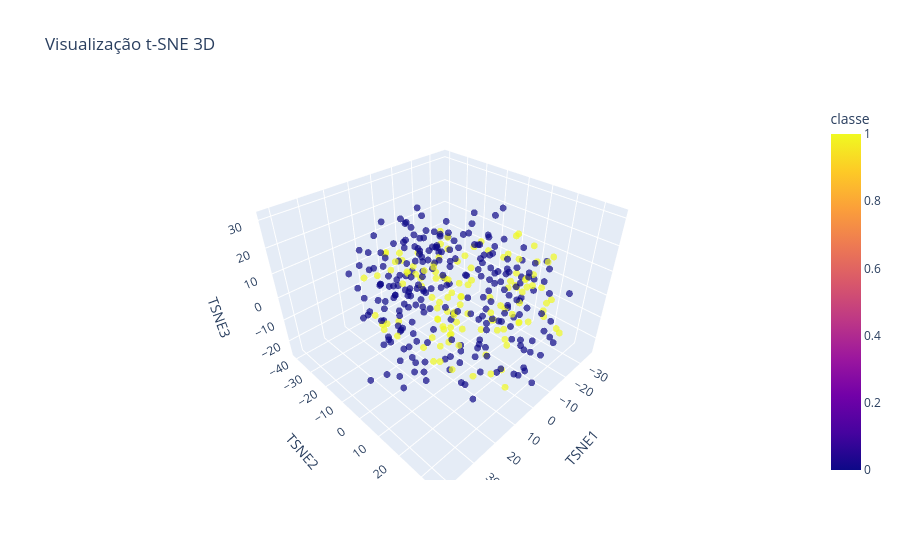

Write notebook code for a chart like this one.
### Code cell
from sklearn.manifold import TSNE
import plotly.express as px
import pandas as pd

tsne = TSNE(n_components=3, perplexity=30, random_state=42)
X_tsne_3d = tsne.fit_transform(X_scaled)

df_tsne = pd.DataFrame(X_tsne_3d, columns=['TSNE1', 'TSNE2', 'TSNE3'])
df_tsne['classe'] = y  # ajuste se y não for array simples

fig = px.scatter_3d(
    df_tsne, x='TSNE1', y='TSNE2', z='TSNE3',
    color='classe',
    opacity=0.7,
    title='Visualização t-SNE 3D'
)
fig.update_traces(marker=dict(size=4))
fig.show()

### Figure 1 — Plotly figure (JSON) as saved in the notebook; plotly's stock layout.template omitted (floating-point values rounded to 4 significant figures; data arrays with more than 128 entries replaced by an {"elided": "..."} marker saying what was removed)
{"data": [{"hovertemplate": "TSNE1=%{x}<br>TSNE2=%{y}<br>TSNE3=%{z}<br>classe=%{marker.color}<extra></extra>", "legendgroup": "", "marker": {"color": {"elided": "369 int values"}, "coloraxis": "coloraxis", "opacity": 0.7, "size": 4, "symbol": "circle"}, "mode": "markers", "name": "", "scene": "scene", "showlegend": false, "type": "scatter3d", "x": {"elided": "369 float values"}, "y": {"elided": "369 float values"}, "z": {"elided": "369 float values"}}], "layout": {"coloraxis": {"colorbar": {"title": {"text": "classe"}}, "colorscale": [[0, "#0d0887"], [0.1111, "#46039f"], [0.2222, "#7201a8"], [0.3333, "#9c179e"], [0.4444, "#bd3786"], [0.5556, "#d8576b"], [0.6667, "#ed7953"], [0.7778, "#fb9f3a"], [0.8889, "#fdca26"], [1, "#f0f921"]]}, "legend": {"tracegroupgap": 0}, "scene": {"domain": {"x": [0, 1], "y": [0, 1]}, "xaxis": {"title": {"text": "TSNE1"}}, "yaxis": {"title": {"text": "TSNE2"}}, "zaxis": {"title": {"text": "TSNE3"}}}, "title": {"text": "Visualização t-SNE 3D"}}}
